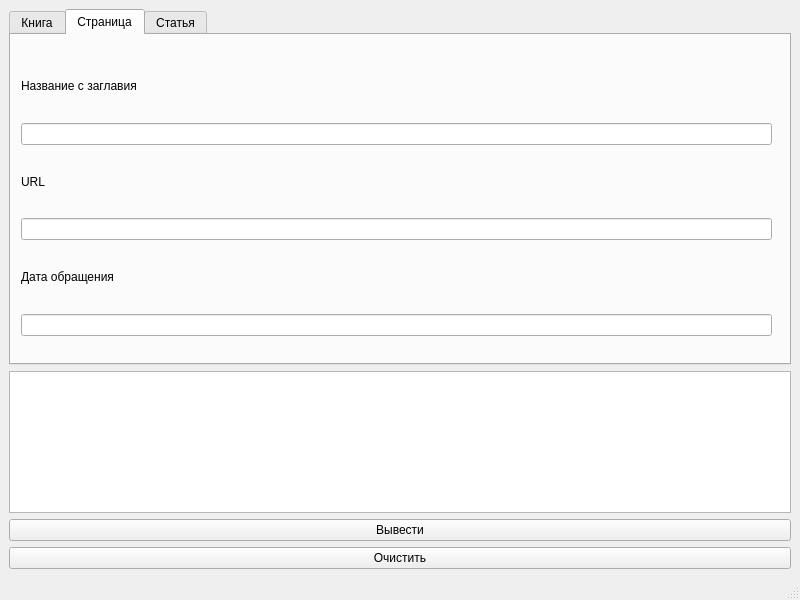
<?xml version="1.0" encoding="UTF-8"?>
<ui version="4.0">
 <class>MainWindow</class>
 <widget class="QMainWindow" name="MainWindow">
  <property name="geometry">
   <rect>
    <x>0</x>
    <y>0</y>
    <width>800</width>
    <height>600</height>
   </rect>
  </property>
  <property name="windowTitle">
   <string>MainWindow</string>
  </property>
  <widget class="QWidget" name="centralwidget">
   <layout class="QVBoxLayout" name="verticalLayout">
    <item>
     <widget class="QTabWidget" name="tabWidget">
      <property name="currentIndex">
       <number>1</number>
      </property>
      <widget class="QWidget" name="tab_3">
       <attribute name="title">
        <string>Книга</string>
       </attribute>
       <layout class="QGridLayout" name="gridLayout_3">
        <item row="0" column="0">
         <layout class="QGridLayout" name="gridLayout">
          <item row="12" column="1">
           <widget class="QCheckBox" name="cB_Statia">
            <property name="text">
             <string>Статья из сборника</string>
            </property>
           </widget>
          </item>
          <item row="11" column="1">
           <widget class="QLineEdit" name="LE_pages"/>
          </item>
          <item row="10" column="0">
           <widget class="QLabel" name="label_6">
            <property name="text">
             <string>Год</string>
            </property>
           </widget>
          </item>
          <item row="8" column="0">
           <widget class="QLabel" name="label_5">
            <property name="text">
             <string>Название издательства</string>
            </property>
           </widget>
          </item>
          <item row="10" column="1">
           <widget class="QLabel" name="label_7">
            <property name="text">
             <string>Стр</string>
            </property>
           </widget>
          </item>
          <item row="4" column="0">
           <widget class="QLabel" name="label_3">
            <property name="text">
             <string>Доп строка (если есть)</string>
            </property>
           </widget>
          </item>
          <item row="12" column="0">
           <widget class="QCheckBox" name="cB_Elec">
            <property name="text">
             <string>Электронный ресурс</string>
            </property>
           </widget>
          </item>
          <item row="1" column="0">
           <widget class="QComboBox" name="CB_author"/>
          </item>
          <item row="11" column="0">
           <widget class="QLineEdit" name="LE_Year"/>
          </item>
          <item row="3" column="1">
           <widget class="QCheckBox" name="checkBox">
            <property name="text">
             <string>CheckBox</string>
            </property>
           </widget>
          </item>
          <item row="5" column="0">
           <widget class="QLineEdit" name="LE_Dop"/>
          </item>
          <item row="6" column="0">
           <widget class="QLabel" name="label_4">
            <property name="text">
             <string>Индекс</string>
            </property>
           </widget>
          </item>
          <item row="3" column="0">
           <widget class="QLineEdit" name="LE_Name"/>
          </item>
          <item row="2" column="0">
           <widget class="QLabel" name="label_2">
            <property name="text">
             <string>Наименование</string>
            </property>
           </widget>
          </item>
          <item row="7" column="0">
           <widget class="QComboBox" name="CB_Index"/>
          </item>
          <item row="1" column="1">
           <widget class="QPushButton" name="But_Add">
            <property name="text">
             <string>Добавить</string>
            </property>
           </widget>
          </item>
          <item row="9" column="0">
           <widget class="QLineEdit" name="LE_Izd"/>
          </item>
          <item row="0" column="0">
           <widget class="QLabel" name="label">
            <property name="text">
             <string>Авторы</string>
            </property>
           </widget>
          </item>
         </layout>
        </item>
       </layout>
      </widget>
      <widget class="QWidget" name="tab_5">
       <attribute name="title">
        <string>Страница</string>
       </attribute>
       <widget class="QWidget" name="gridLayoutWidget">
        <property name="geometry">
         <rect>
          <x>10</x>
          <y>20</y>
          <width>751</width>
          <height>281</height>
         </rect>
        </property>
        <layout class="QGridLayout" name="gridLayout_5">
         <item row="4" column="0">
          <widget class="QLabel" name="label_10">
           <property name="text">
            <string>Дата обращения</string>
           </property>
          </widget>
         </item>
         <item row="0" column="0">
          <widget class="QLabel" name="label_9">
           <property name="text">
            <string>Название с заглавия</string>
           </property>
          </widget>
         </item>
         <item row="2" column="0">
          <widget class="QLabel" name="label_8">
           <property name="text">
            <string>URL</string>
           </property>
          </widget>
         </item>
         <item row="1" column="0">
          <widget class="QLineEdit" name="LE_siteName"/>
         </item>
         <item row="6" column="0">
          <widget class="QLineEdit" name="LE_SiteDate"/>
         </item>
         <item row="3" column="0">
          <widget class="QLineEdit" name="LE_siteURL"/>
         </item>
        </layout>
       </widget>
      </widget>
      <widget class="QWidget" name="tab_4">
       <attribute name="title">
        <string>Статья</string>
       </attribute>
       <layout class="QGridLayout" name="gridLayout_9">
        <item row="0" column="0">
         <layout class="QGridLayout" name="gridLayout_8">
          <item row="6" column="1">
           <widget class="QLabel" name="label_24">
            <property name="text">
             <string>Стр</string>
            </property>
           </widget>
          </item>
          <item row="4" column="1">
           <widget class="QLabel" name="label_29">
            <property name="text">
             <string>Номер выпуска</string>
            </property>
           </widget>
          </item>
          <item row="4" column="0">
           <widget class="QLabel" name="label_23">
            <property name="text">
             <string>Журнал издатель</string>
            </property>
           </widget>
          </item>
          <item row="0" column="0">
           <widget class="QLabel" name="label_28">
            <property name="text">
             <string>Авторы</string>
            </property>
           </widget>
          </item>
          <item row="7" column="1">
           <widget class="QLineEdit" name="LE_pages_4"/>
          </item>
          <item row="3" column="0">
           <widget class="QLineEdit" name="LE_Name_4"/>
          </item>
          <item row="1" column="0">
           <widget class="QComboBox" name="CB_author_4"/>
          </item>
          <item row="5" column="1">
           <widget class="QLineEdit" name="LE_num"/>
          </item>
          <item row="7" column="0">
           <widget class="QLineEdit" name="LE_Year_4"/>
          </item>
          <item row="1" column="1">
           <widget class="QPushButton" name="But_Add_4">
            <property name="text">
             <string>Добавить</string>
            </property>
           </widget>
          </item>
          <item row="6" column="0">
           <widget class="QLabel" name="label_22">
            <property name="text">
             <string>Год</string>
            </property>
           </widget>
          </item>
          <item row="5" column="0">
           <widget class="QLineEdit" name="LE_Izd_4"/>
          </item>
          <item row="2" column="0">
           <widget class="QLabel" name="label_27">
            <property name="text">
             <string>Наименование</string>
            </property>
           </widget>
          </item>
         </layout>
        </item>
       </layout>
      </widget>
     </widget>
    </item>
    <item>
     <widget class="QTextEdit" name="textEdit"/>
    </item>
    <item>
     <widget class="QPushButton" name="But_Show">
      <property name="text">
       <string>Вывести</string>
      </property>
     </widget>
    </item>
    <item>
     <widget class="QPushButton" name="But_Save">
      <property name="text">
       <string>Очистить</string>
      </property>
     </widget>
    </item>
   </layout>
  </widget>
  <widget class="QMenuBar" name="menubar">
   <property name="geometry">
    <rect>
     <x>0</x>
     <y>0</y>
     <width>800</width>
     <height>21</height>
    </rect>
   </property>
  </widget>
  <widget class="QStatusBar" name="statusbar"/>
 </widget>
 <resources/>
 <connections/>
</ui>
